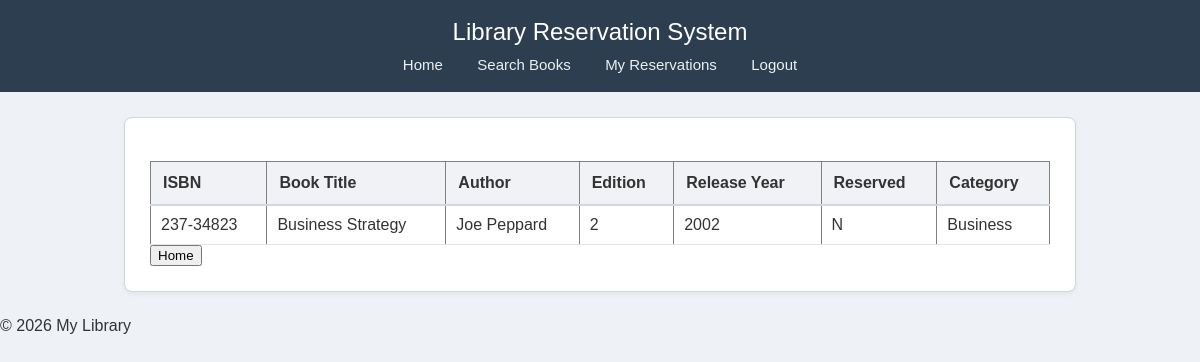
The app's page /view.php?id=237-34823 (signed in) with its own data.
### tables this page shows
CREATE TABLE `books` (
  `ISBN` varchar(20) NOT NULL,
  `BookTitle` varchar(40) NOT NULL,
  `Author` varchar(40) NOT NULL,
  `Edition` int(2) NOT NULL,
  `Year` year(4) NOT NULL,
  `CategoryID` int(3) NOT NULL,
  `Reserved` char(1) NOT NULL
);

CREATE TABLE `categories` (
  `CategoryID` int(3) NOT NULL,
  `CategoryDescription` varchar(20) NOT NULL
);

### view.php (the view, shortened to what this page needs)
<?php
require_once "header.php";
require_once "database.php";
$isbn = $conn -> real_escape_string($_GET['id']);
$sql = "SELECT b.ISBN, b.BookTitle, b.Author, b.Edition, b.Year,
               b.Reserved, c.CategoryDescription
        FROM books b
        JOIN categories c ON b.CategoryID = c.CategoryID
        WHERE b.ISBN = '$isbn'";
        $result = $conn->query($sql);
if ($result->num_rows === 0) {
        echo "0 results";
} else {
    echo "<table border='1'>";
    echo "<tr>
            <th>ISBN</th>
            <th>Book Title</th>
            <th>Author</th>
            <th>Edition</th>
            <th>Release Year</th>
            <th>Reserved</th>
            <th>Category</th>
        </tr>";
    $row = $result->fetch_assoc();
        echo "<tr><td>";
        echo (htmlentities($row["ISBN"]));
        echo ("</td><td>");
        echo (htmlentities($row["BookTitle"]));
        echo ("</td><td>");
        echo (htmlentities($row["Author"]));
        echo ("</td><td>");
        echo (htmlentities($row["Edition"]));
        echo ("</td><td>");
        echo (htmlentities($row["Year"]));
        echo ("</td><td>");
        echo (htmlentities($row["Reserved"]));
        echo ("</td><td>");
        echo (htmlentities($row["CategoryDescription"]));
        echo ("</td></tr>\n");
    echo "</table>";
}
?>
<input type="button" value="Home" onclick="location.href='index.php'; return false;">
<?php
require_once "footer.php";
?>

### styles.css (style rules this page uses)
body { font-family: Arial, Helvetica, sans-serif; background: #eef1f5; margin: 0; padding: 0; color: #333; }
table { width: 100%; border-collapse: collapse; margin-top: 18px; background: #fff; }
table th { background-color: #f0f2f5; padding: 12px; text-align: left; border-bottom: 2px solid #d0d7e1; }
table td { border-bottom: 1px solid #e1e6ed; padding: 10px; }

### records on screen
books: ISBN "237-34823", BookTitle "Business Strategy", Author "Joe Peppard", Edition "2", Year "2002", Reserved "N", CategoryID.CategoryDescription "Business"
